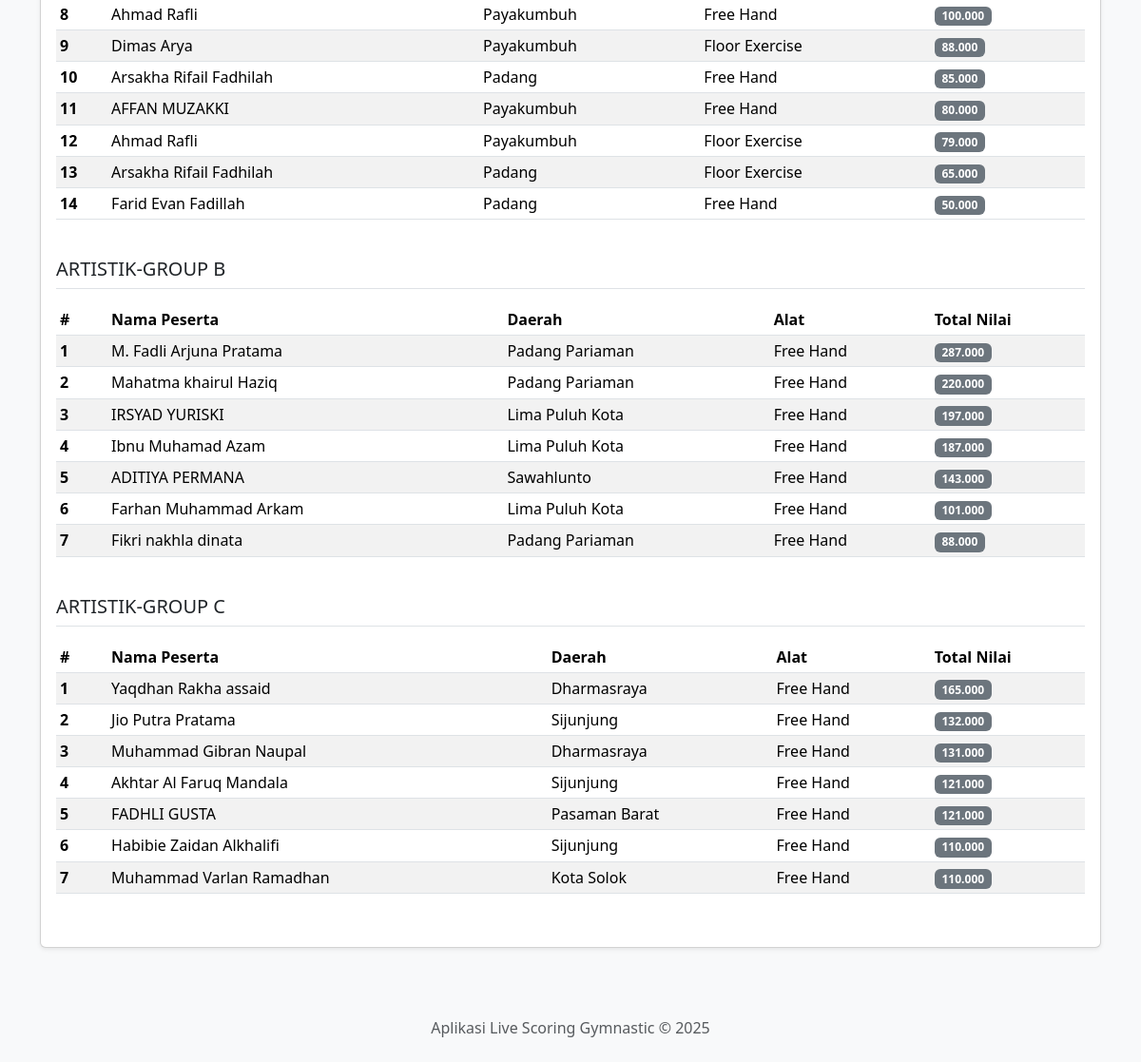
Before: /history (lower part) with the older database file.
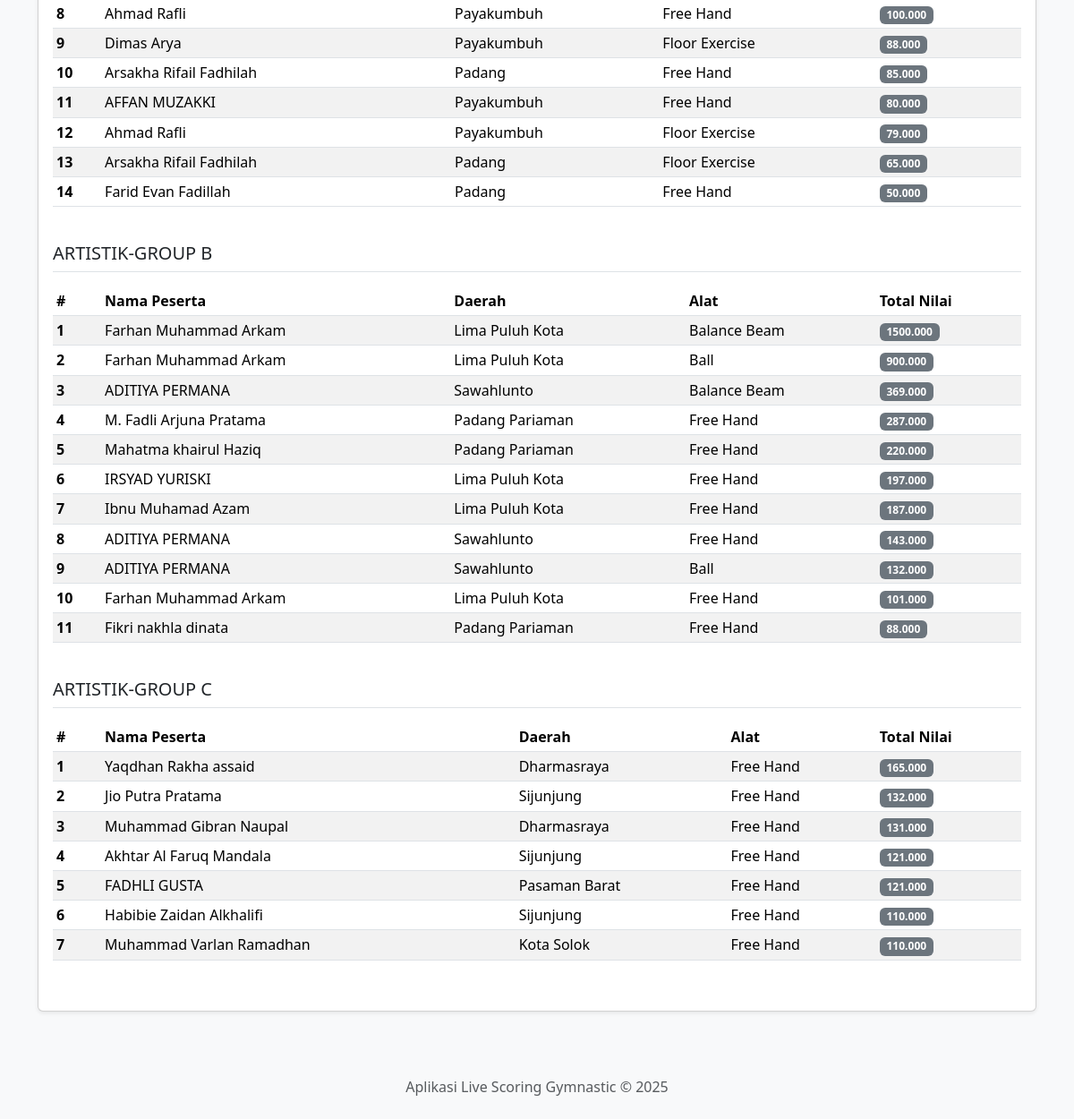
After: the same page with the newer database file.
### app.py (models this page shows)
class Skor(db.Model):
    id = db.Column(db.Integer, primary_key=True)
    event_id = db.Column(db.Integer, db.ForeignKey('event.id'), nullable=False)
    peserta_id = db.Column(db.Integer, db.ForeignKey('peserta.id'), nullable=False)
    alat_id = db.Column(db.Integer, db.ForeignKey('alat.id'), nullable=False)
    nilai_d = db.Column(db.Float, nullable=False, default=0.0)
    nilai_e = db.Column(db.Float, nullable=False, default=0.0)
    nilai_a = db.Column(db.Float, nullable=False, default=0.0)
    penalti = db.Column(db.Float, nullable=False, default=0.0)
    total_nilai = db.Column(db.Float, nullable=False, default=0.0)
    sesi_pertandingan = db.Column(db.String(100), default="current")
    event = db.relationship('Event', backref=db.backref('skor', lazy=True, cascade="all, delete"))
    peserta = db.relationship('Peserta', backref=db.backref('skor', lazy=True, cascade="all, delete"))
    alat = db.relationship('Alat')

class Peserta(db.Model):
    id = db.Column(db.Integer, primary_key=True)
    nama = db.Column(db.String(150), nullable=False)
    event_id = db.Column(db.Integer, db.ForeignKey('event.id'), nullable=False)
    daerah_id = db.Column(db.Integer, db.ForeignKey('daerah.id'), nullable=False)
    kategori_id = db.Column(db.Integer, db.ForeignKey('kategori.id'), nullable=False)
    grup_id = db.Column(db.Integer, db.ForeignKey('grup.id'), nullable=False)
    event = db.relationship('Event', backref=db.backref('peserta', lazy=True, cascade="all, delete"))
    daerah = db.relationship('Daerah', backref=db.backref('peserta', lazy=True))
    kategori = db.relationship('Kategori', backref=db.backref('peserta', lazy=True))
    grup = db.relationship('Grup', backref=db.backref('peserta', lazy=True))
    __table_args__ = {'extend_existing': True}

class Daerah(db.Model):
    id = db.Column(db.Integer, primary_key=True)
    nama = db.Column(db.String(100), unique=True, nullable=False)

class Alat(db.Model):
    id = db.Column(db.Integer, primary_key=True)
    nama = db.Column(db.String(100), unique=True, nullable=False)

class Kategori(db.Model):
    id = db.Column(db.Integer, primary_key=True)
    nama = db.Column(db.String(100), unique=True, nullable=False)

### app.py (the view)
@app.route('/history')
def riwayat():
    events = Event.query.order_by(Event.tanggal.desc()).all()
    riwayat_data = {}
    for event in events:
        scores_in_event = Skor.query.filter_by(event_id=event.id).all()
        if not scores_in_event:
            continue  # Lewati event yang tidak punya skor
        kategori_scores = {}
        for skor in scores_in_event:
            kategori_nama = skor.peserta.kategori.nama
            if kategori_nama not in kategori_scores:
                kategori_scores[kategori_nama] = []
            kategori_scores[kategori_nama].append(skor)
        for kategori_nama in kategori_scores:
            kategori_scores[kategori_nama] = sorted(
                kategori_scores[kategori_nama],
                key=lambda x: x.total_nilai,
                reverse=True
            )
        riwayat_data[event] = kategori_scores
    return render_template('riwayat.html', riwayat=riwayat_data)

### templates/riwayat.html (shortened to what this page needs)
{% extends 'layout.html' %}
{% block content %}
{% for event, kategori_data in riwayat.items() %}
    <div class="card shadow-sm mb-4">
        <div class="card-body">
            {% for kategori_nama, scores in kategori_data.items() | sort %}
                <div class="category-block mb-4">
                    <h5 class="border-bottom pb-2 mb-3">{{ kategori_nama }}</h5>
                    <div class="table-responsive">
                        <table class="table table-sm table-striped table-hover">
                            <thead>
                                <tr>
                                    <th style="width: 5%;">#</th>
                                    <th>Nama Peserta</th>
                                    <th>Daerah</th>
                                    <th>Alat</th>
                                    <th style="width: 15%;">Total Nilai</th>
                                </tr>
                            </thead>
                            <tbody>
                                {% for skor in scores %}
                                <tr>
                                    <td><strong>{{ loop.index }}</strong></td>
                                    <td>
                                        <a href="{{ url_for('profil_peserta', peserta_id=skor.peserta.id) }}" class="participant-link">
                                            {{ skor.peserta.nama }}
                                        </a>
                                    </td>
                                    <td>{{ skor.peserta.daerah.nama }}</td>
                                    <td>{{ skor.alat.nama }}</td>
                                    <td><span class="badge bg-secondary">{{ "%.3f"|format(skor.total_nilai) }}</span></td>
                                </tr>
                                {% endfor %}
                            </tbody>
                        </table>
                    </div>
                </div>
            {% endfor %}
        </div>
    </div>
{% else %}
    <div class="alert alert-info">Belum ada riwayat pertandingan yang tersimpan.</div>
{% endfor %}
{% endblock %}

Changed rows visible on the page:
added Skor: peserta.nama "Farhan Muhammad Arkam", peserta.daerah.nama "Lima Puluh Kota", alat.nama "Balance Beam", total_nilai "1500.000", shown under Kategori "ARTISTIK-GROUP B"
added Skor: peserta.nama "Farhan Muhammad Arkam", peserta.daerah.nama "Lima Puluh Kota", alat.nama "Ball", total_nilai "900.000", shown under Kategori "ARTISTIK-GROUP B"
added Skor: peserta.nama "ADITIYA PERMANA", peserta.daerah.nama "Sawahlunto", alat.nama "Balance Beam", total_nilai "369.000", shown under Kategori "ARTISTIK-GROUP B"
added Skor: peserta.nama "ADITIYA PERMANA", peserta.daerah.nama "Sawahlunto", alat.nama "Ball", total_nilai "132.000", shown under Kategori "ARTISTIK-GROUP B"
